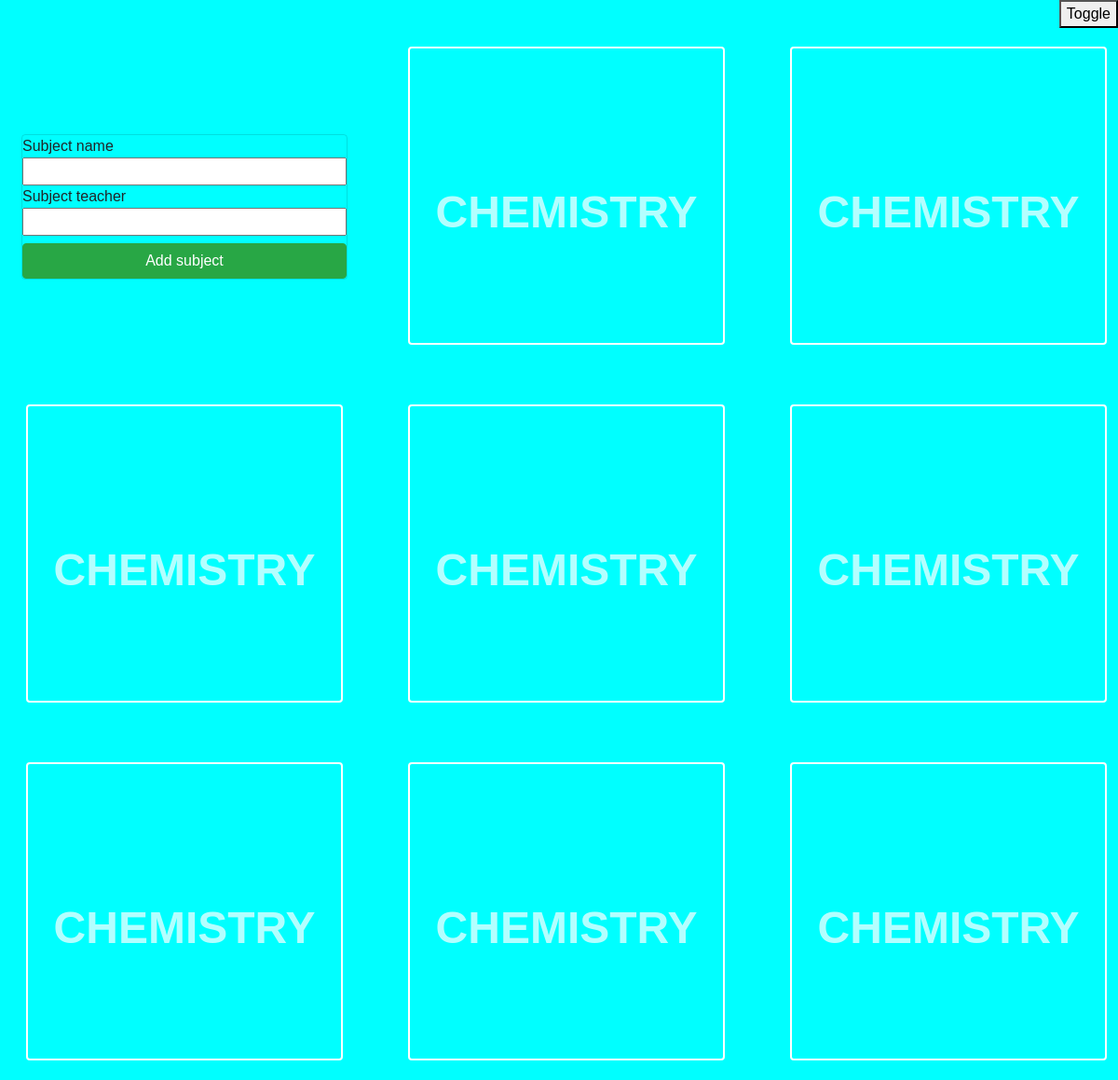
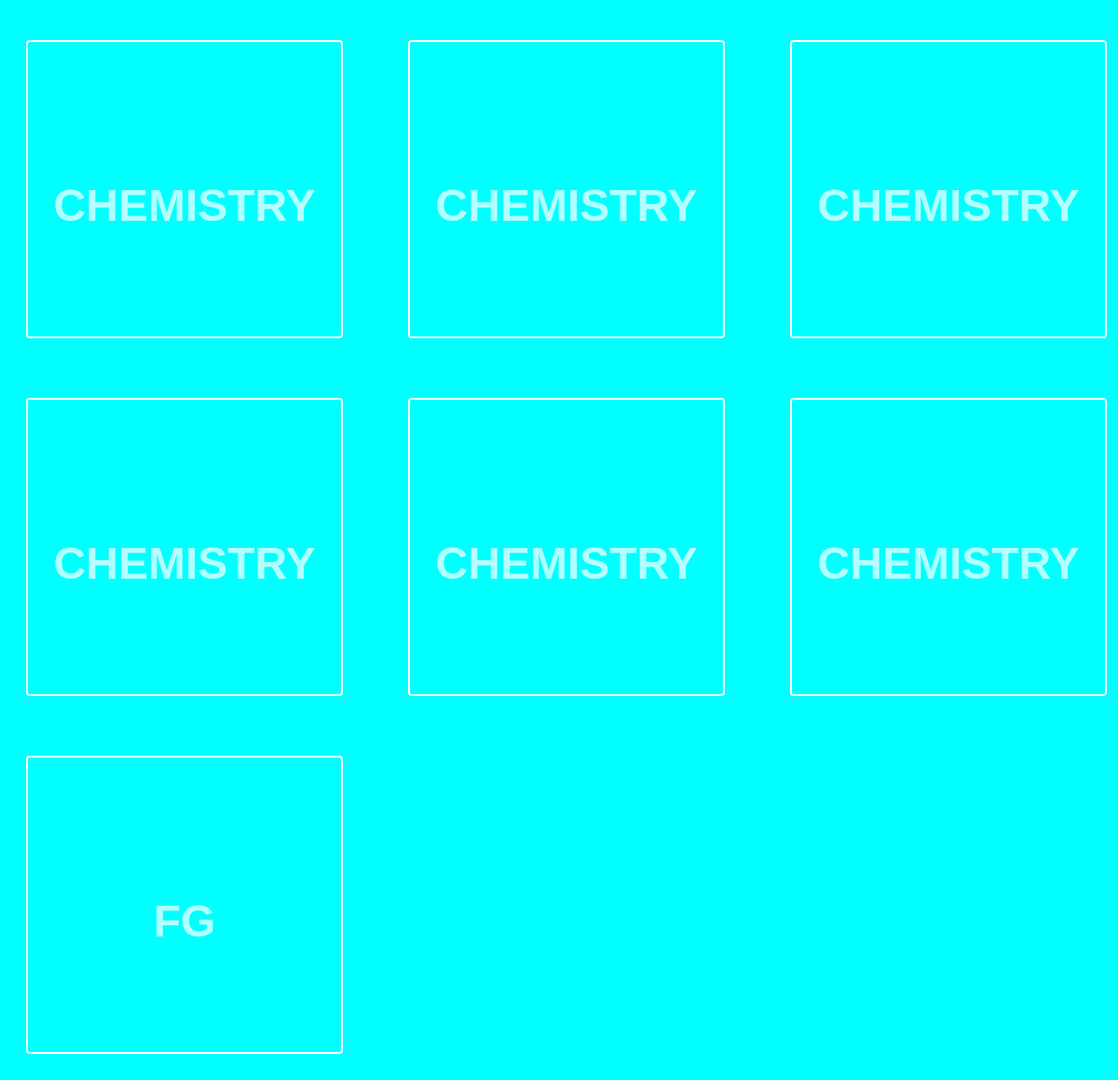
Screenshot of /subject/c2273fea (signed in) with the database file from the repository (2 pictures, top to bottom).
### basic/models.py (models this page shows)
class Subject(models.Model):
	classroom = models.ForeignKey(Classroom, on_delete = models.CASCADE)
	subject_name = models.CharField(max_length=50)
	subject_teacher = models.CharField(max_length=50)
	def __str__(self):
		return self.subject_name

### basic/views.py (the view)
# urls.py: path('subject/<unique_id>',subjects,name="subjects"),
@login_required
def subjects(request,unique_id):
    classroom = Classroom.objects.get(unique_id=unique_id)
    form=None
    if request.user==classroom.teacher:
        if request.method=="POST":
            form = SubjectForm(request.POST or None, request.FILES)
            if form.is_valid():
                subject=form.save(commit=False)
                subject.classroom=classroom
                subject.save()
        else:
            form = SubjectForm(request.POST or None, request.FILES)
    subjects = Subject.objects.all().filter(classroom=classroom)
    params = {'subjects':subjects,'form':form,'classroom':classroom}
    return render(request,'subjects.html',params)

### basic/forms.py
class SubjectForm(forms.ModelForm):
	class Meta:
		model = Subject
		fields = ['subject_name','subject_teacher']

### templates/subjects.html (shortened to what this page needs)
{% extends 'base.html' %}
{% load static %}
{% load crispy_forms_tags %}
{% block content %}
<div class="container-fluid row m-2">
 <div class="card-deck">
	<div class="row align-items-center">
		{% if form %}
		<div class="col-xs-12 col-sm-6 col-md-4">
		 <div class="card bg-transparent">
			<form method="POST">{% csrf_token %}
				{% for field in form %}
				   {{ field.label }} {{ field }}
				{% endfor %}
				<input type="SUBMIT" class="btn btn-block btn-success mt-2" value="Add subject">
			   </form>
		</div>
  		</div>
		{% endif %}
	{% for subject in subjects %}
	{% if form %}
		<div class="col-xs-12 col-sm-6 mb-4 col-md-4">
	{% else %}
		<div class="col-xs-12 col-sm-6 mt-4 mb-4 mr-4 ml-2 col-md-4">
	{% endif %}
  	<div style="background:url('/media/bga.jpg');background-size:cover;background-position:center; min-height:20rem;min-width:17rem; max-height:20rem;" id="card" class="card">
	  <a class="text-center" id="class-link" href='{% url "subject_page" classroom.unique_id subject.id %}'>
		<div style="color:white;font-weight:bold;font-size:300%;margin-top:140px;">{{ subject|upper }}</div>
	  </a>
	</div>
	</div>
	{% endfor %}
</div>
</div></div>
{% endblock %}

### templates/base.html (shortened to what this page needs)
{% load static %}
<!DOCTYPE html>
<html>
<head>
	<link rel="stylesheet" href="https://stackpath.bootstrapcdn.com/bootstrap/4.5.2/css/bootstrap.min.css"
>
	<link rel="stylesheet" href="{% static 'css/home.css' %}">
</head>
<body>
	<button style="float:right" onclick="darkmode()"> Toggle </button>
{% block content %} {% endblock %}
</body>
</html>

### static/css/home.css (style rules this page uses)
body { background-size: cover; background:aqua; }
form input { width:100%; }
html * { font-family: 'Montserrat', sans-serif; box-sizing: border-box; }
#class-link { min-width: 15rem;opacity:0.7;height:300px;text-decoration:none; }
#card { height:300px;border:2px solid white; margin:20px; }

### rows the page displays
Subject: subject_name "CHEMISTRY"
Subject: subject_name "CHEMISTRY"
Subject: subject_name "CHEMISTRY"
Subject: subject_name "CHEMISTRY"
Subject: subject_name "CHEMISTRY"
Subject: subject_name "CHEMISTRY"
Subject: subject_name "CHEMISTRY"
Subject: subject_name "CHEMISTRY"
Subject: subject_name "CHEMISTRY"
Subject: subject_name "CHEMISTRY"
Subject: subject_name "CHEMISTRY"
Subject: subject_name "CHEMISTRY"
Subject: subject_name "CHEMISTRY"
Subject: subject_name "CHEMISTRY"
Subject: subject_name "FG"

### other values shown
{{ field.label }} "Subject name" "Subject teacher"
